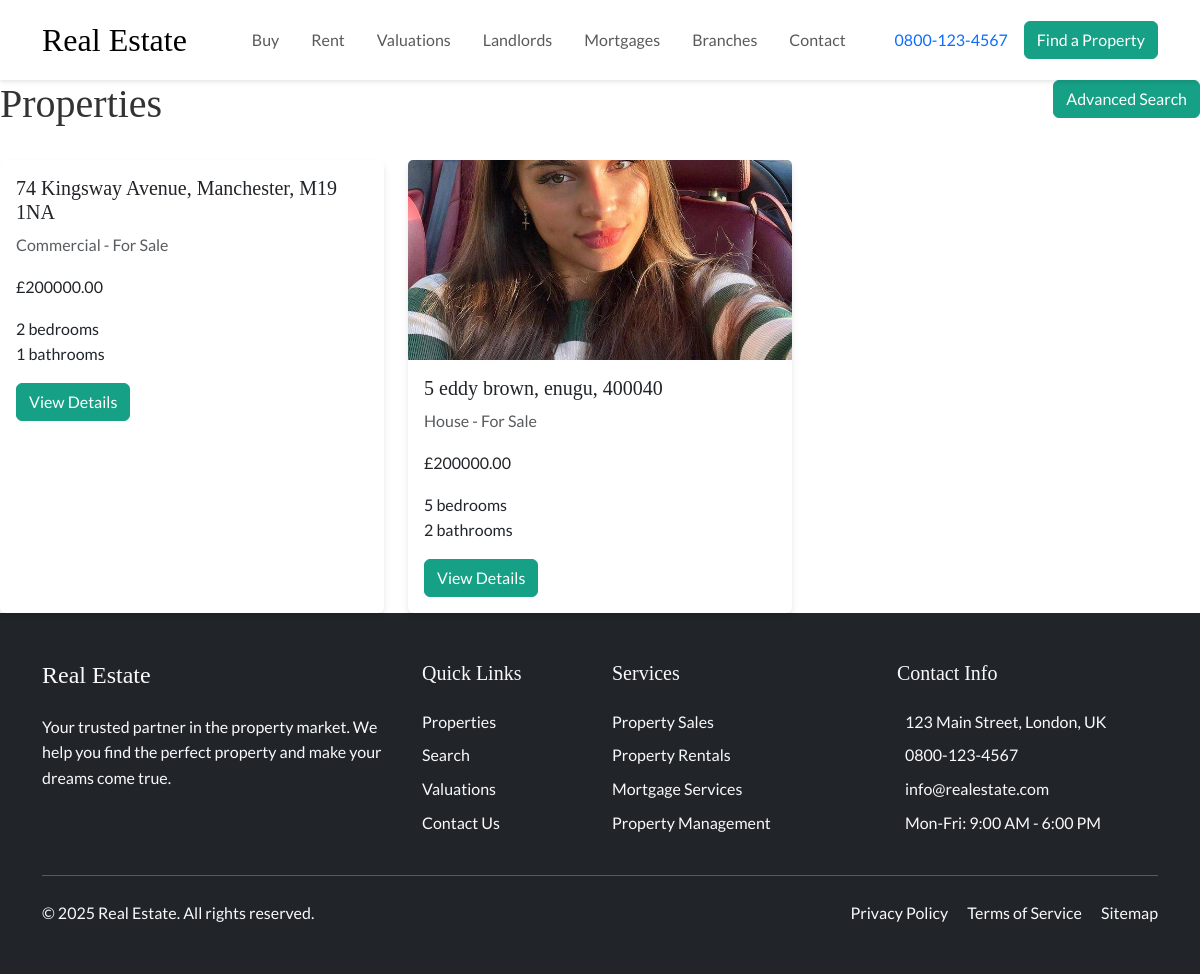
Page /properties/ on the committed database.
### property/models.py (models this page shows, shortened)
class Property(models.Model):
    PROPERTY_TYPES = [
        ('house', 'House'),
        ('apartment', 'Apartment'),
        ('villa', 'Villa'),
        ('land', 'Land'),
        ('commercial', 'Commercial'),
    ]
    LISTING_TYPES = [
        ('sale', 'For Sale'),
        ('rent', 'For Rent'),
    ]
    street_address = models.CharField(max_length=255, null=True, blank=True, help_text="Street number and name")
    city = models.CharField(max_length=100, null=True, blank=True, help_text="City/Town")
    state = models.CharField(max_length=100, null=True, blank=True, help_text="State/County/Region")
    postal_code = models.CharField(max_length=10, null=True, blank=True, help_text="Postal/ZIP Code")
    description = models.TextField()
    price = models.DecimalField(max_digits=12, decimal_places=2, help_text="Asking price if for sale, monthly rent if for rent")
    floor_plan_image = models.ImageField(upload_to='properties/floor_plans/%Y/%m/%d/', blank=True, null=True)
    epc_image = models.ImageField(upload_to='properties/epc/%Y/%m/%d/', blank=True, null=True)
    bedrooms = models.PositiveIntegerField(null=True, blank=True)
    bathrooms = models.PositiveIntegerField(null=True, blank=True)
    property_type = models.CharField(max_length=20, choices=PROPERTY_TYPES)
    listing_type = models.CharField(max_length=10, choices=LISTING_TYPES)
    property_status = models.CharField(max_length=20, choices=[
        ('available', 'Available'),
        ('sold', 'Sold'),
        ('rented', 'Rented'),
        ('under_offer', 'Under Offer'),    ], default='available')
    slug = models.SlugField(unique=True)
    featured = models.BooleanField(default=False)
    created_at = models.DateTimeField(auto_now_add=True)
    updated_at = models.DateTimeField(auto_now=True)
    class Meta:
        verbose_name_plural = 'Properties'
        ordering = ['-created_at']
    @property
    def title(self):
        return f"{self.street_address}, {self.city}, {self.postal_code}"

class PropertyImage(models.Model):
    property = models.ForeignKey(Property, on_delete=models.CASCADE, related_name='images')
    image = models.ImageField(upload_to='properties/%Y/%m/%d/')
    is_primary = models.BooleanField(default=False)
    created_at = models.DateTimeField(auto_now_add=True)
    class Meta:
        ordering = ['-is_primary', 'created_at']

### property/views.py (the view)
# urls.py: path('', views.property_list, name='property_list'),
def property_list(request):
    properties = Property.objects.filter(property_status='available')
    context = {
        'properties': properties,
    }
    return render(request, 'property/property_list.html', context)

### templates/property/property_list.html (shortened to what this page needs)
{% extends 'base.html' %}
{% load static %}
{% block content %}
<div class="row mb-4">
    <div class="col">
        <h1>Properties</h1>
    </div>
    <div class="col-auto">
        <a href="{% url 'property:property_search' %}" class="btn btn-primary">Advanced Search</a>
    </div>
</div>
<div class="row g-4">
    {% for property in properties %}
    <div class="col-md-4">
        <div class="card property-card h-100">
            {% if property.images.exists %}
            <img src="{{ property.images.first.image.url }}" class="card-img-top property-image" alt="{{ property.title }}">
            {% endif %}
            <div class="card-body">
                <h5 class="card-title">{{ property.title }}</h5>
                <p class="card-text text-muted">{{ property.get_property_type_display }} - {{ property.get_listing_type_display }}</p>
                <p class="card-text">£{{ property.price }}</p>
                <ul class="list-unstyled">
                    {% if property.bedrooms %}
                    <li>{{ property.bedrooms }} bedrooms</li>
                    {% endif %}
                    {% if property.bathrooms %}
                    <li>{{ property.bathrooms }} bathrooms</li>
                    {% endif %}
                </ul>
                <a href="{% url 'property:property_detail' property.slug %}" class="btn btn-primary">View Details</a>
            </div>
        </div>
    </div>
    {% empty %}
    <div class="col">
        <p>No properties found.</p>
    </div>
    {% endfor %}
</div>
{% endblock %}

### templates/base.html (style rules this page uses)
:root { --primary-color: #2C3E50; --accent-color: #16A085; --text-color: #333; --light-bg: #f8f9fa; --font-heading: 'Playfair Display', serif; --font-body: 'Lato', sans-serif; }
body { font-family: var(--font-body); color: var(--text-color); line-height: 1.6; }
h1, h2, h3, h4, h5, h6 { font-family: var(--font-heading); }
.btn-primary { background-color: var(--accent-color); border-color: var(--accent-color); }
.card { border: none; box-shadow: 0 4px 6px rgba(0,0,0,0.1); transition: transform 0.2s; }

### templates/property/property_list.html (style rules this page uses)
.property-card { transition: transform 0.2s; }
.property-image { height: 200px; object-fit: cover; }

### rows in the picture
Property: title "74 Kingsway Avenue, Manchester, M19 1NA", property_type "Commercial", listing_type "For Sale", price "200000.00", bedrooms "2", bathrooms "1"
Property: images.first.image (picture), title "5 eddy brown, enugu, 400040", property_type "House", listing_type "For Sale", price "200000.00", bedrooms "5", bathrooms "2"
